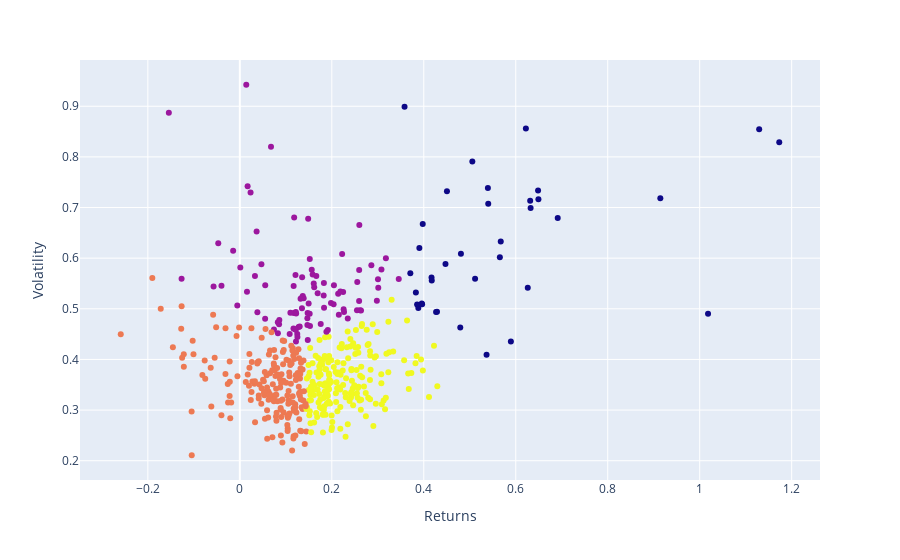

The notebook cell saved with this chart:
### Code cell
# Plot the clusters created using Plotly
fig = px.scatter(clusters_df, x="Returns", y="Volatility", color="Cluster", hover_data=["Ticker"])
fig.update(layout_coloraxis_showscale=False)
fig.show()

### Figure 1 — Plotly figure (JSON) as saved in the notebook; plotly's stock layout.template omitted (floating-point values rounded to 4 significant figures; data arrays with more than 128 entries replaced by an {"elided": "..."} marker saying what was removed)
{"data": [{"customdata": {"elided": "503x1 str values"}, "hovertemplate": "Returns=%{x}<br>Volatility=%{y}<br>Ticker=%{customdata[0]}<br>Cluster=%{marker.color}<extra></extra>", "legendgroup": "", "marker": {"color": {"elided": "503 int values"}, "coloraxis": "coloraxis", "symbol": "circle"}, "mode": "markers", "name": "", "orientation": "v", "showlegend": false, "type": "scatter", "x": {"elided": "503 float values"}, "xaxis": "x", "y": {"elided": "503 float values"}, "yaxis": "y"}], "layout": {"coloraxis": {"colorbar": {"title": {"text": "Cluster"}}, "colorscale": [[0, "#0d0887"], [0.1111, "#46039f"], [0.2222, "#7201a8"], [0.3333, "#9c179e"], [0.4444, "#bd3786"], [0.5556, "#d8576b"], [0.6667, "#ed7953"], [0.7778, "#fb9f3a"], [0.8889, "#fdca26"], [1, "#f0f921"]], "showscale": false}, "legend": {"tracegroupgap": 0}, "margin": {"t": 60}, "xaxis": {"anchor": "y", "domain": [0, 1], "title": {"text": "Returns"}}, "yaxis": {"anchor": "x", "domain": [0, 1], "title": {"text": "Volatility"}}}}
